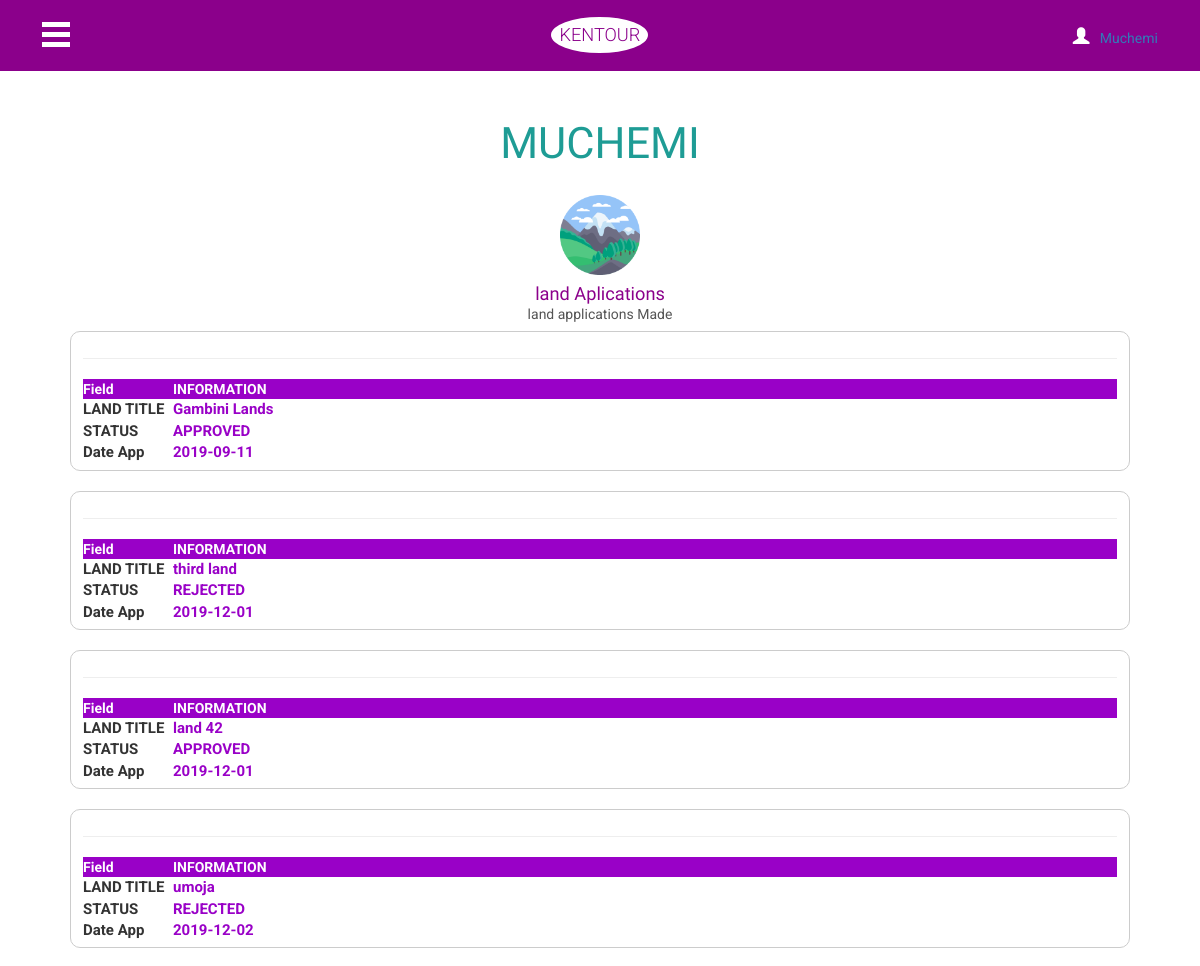
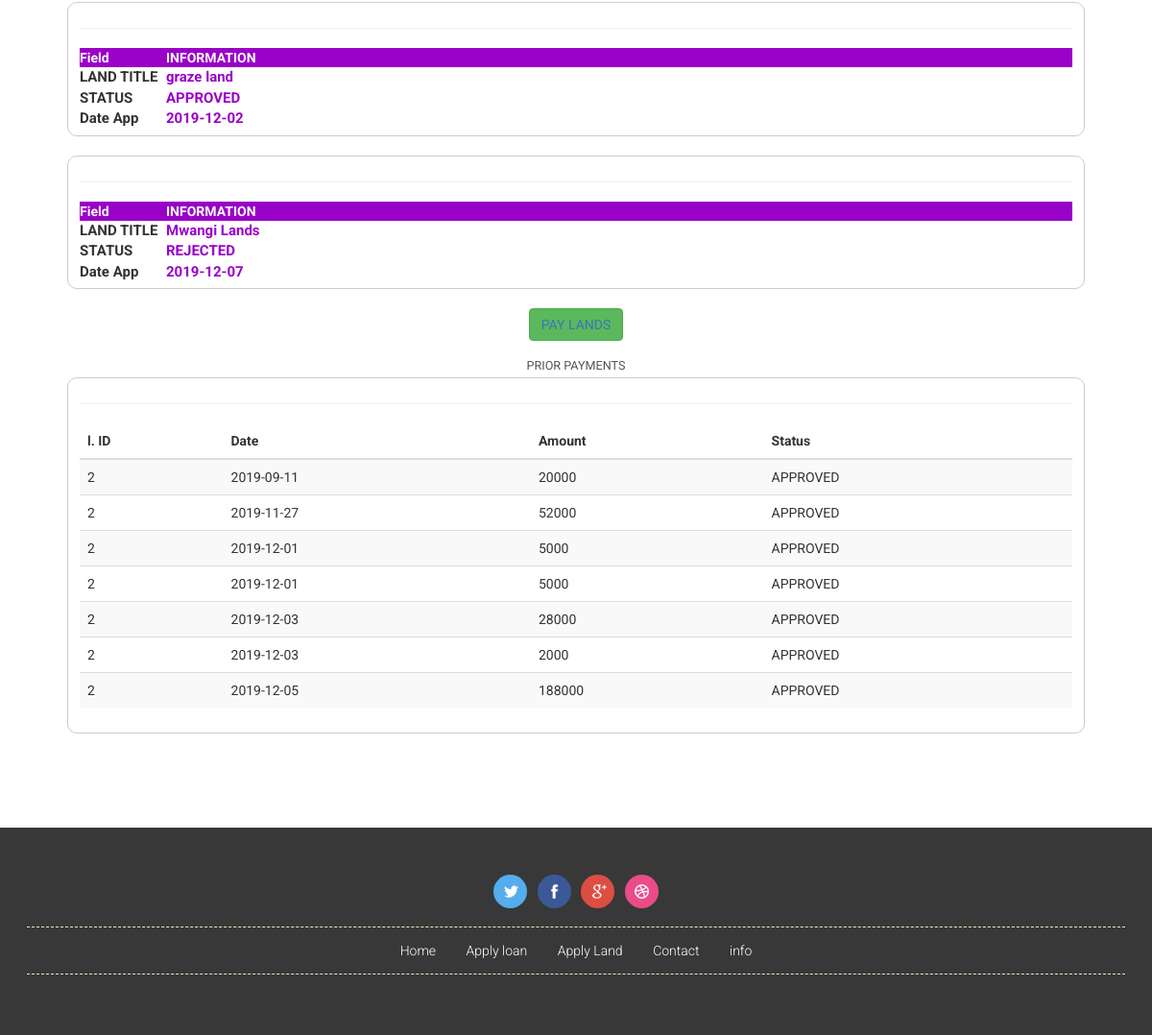
Page /CLIENT/mylands.php (signed in) on the committed database (2 pictures, top to bottom).
### tables this page shows
CREATE TABLE `landapplications` (
  `id` int(11) NOT NULL,
  `landid` int(11) NOT NULL,
  `landtitle` varchar(255) NOT NULL,
  `cost` double NOT NULL,
  `memberid` varchar(255) NOT NULL,
  `dateapplied` date NOT NULL,
  `status` varchar(255) NOT NULL
);

CREATE TABLE `landpayments` (
  `id` int(11) NOT NULL,
  `mid` int(11) NOT NULL,
  `username` varchar(255) NOT NULL,
  `landid` int(11) NOT NULL,
  `amount` double NOT NULL,
  `mode` varchar(255) NOT NULL,
  `date` date NOT NULL,
  `time` time NOT NULL,
  `status` varchar(255) NOT NULL
);

### CLIENT/mylands.php (the view, shortened to what this page needs)
<!DOCTYPE html>
<html>
<head><meta http-equiv="Content-Type" content="text/html; charset=utf-8">
<link href="css/bootstrap.css" type="text/css" rel="stylesheet" media="all">
<link href="css/style.css" type="text/css" rel="stylesheet" media="all">
<link rel="stylesheet" href="css/ken-burns.css" type="text/css" media="all" />
</head>
<body class="bg">
	<div class="agile-main">
		<div class="content-wrap">
			<div class="header">
				<div class="menu-icon">
					<button class="menu-button" id="open-button">O</button>
				</div>
				<div class="logo">
					<h2><a href="index.php">KENTOUR</a></h2>
				</div>
				<div class="login">
					<a href="" class="sign-in popup-top-anim"><span class="glyphicon glyphicon-user"></span>
						<?php  if (isset($_SESSION['username'])) : ?>
						<?php echo $_SESSION['username']; ?>
						<?php endif ?>
					</a>
				</div>
			</div>
			<div class="content">
				<div class="welcome">
					<h3 class="w3ls-title"><?php echo strtoupper($_SESSION['username']);?></h3>
					<div class="welcome-info">
						<div class="bs-example bs-example-tabs" role="tabpanel" data-example-id="togglable-tabs">
							<ul id="myTab" class=" nav-tabs" role="tablist">
								<li role="presentation" class="active"><a href="#home" id="home-tab" role="tab" data-toggle="tab" aria-controls="home" aria-expanded="true">
									<span><img src="images/land.png" style="width:80px; height:80px;"/></span>
									<h5>land Aplications</h5>
									land applications Made <?php 	?>
								</a></li>
							</ul>
								<?php require('connect-db.php')?>
								<?php
									$user = $_SESSION['username'];
									$sql = "SELECT * FROM landapplications WHERE memberid='$user'";
									$result = mysqli_query($conn, $sql);
									while($row = mysqli_fetch_array($result, MYSQLI_NUM))
									{
										echo '<div style="padding: 6px 12px; border: 1px solid #ccc; border-radius: 10px; text-align: left; width:100%; ">';
										echo '
										<table class="container">
											<thead>
												<tr style="color:#FEFEFE; background:#9901C7; ">
													<th scope="col">Field</th>
													<th scope="col">INFORMATION<th>
												</tr>
												<hr>
											</thead>';
											echo '<tr style="">';
												echo'<td style="width: 90px;font-size: 15px;">';
													echo '<b>
														<label>LAND TITLE</label><br>
														<label>STATUS </label><br>
														<label>Date App </label><br>
													</b></td>';
													echo '
													<td style="color:#9901C7; font-size: 15px;  ">
														<label>'.$row[2].'</label><br>
														<label>'.$row[6].'</label><br>
														<label>'.$row[5].'</label><br>
													</td>';
											echo '</tr>';
										echo '</table>';
										echo '</div>';
										echo '<br>';
									}
								?>
							<div class="form-group">
                            	<button type="submit"  class="btn btn-success"><a href="paylands.php">PAY LANDS	</a></button>
						    </div>
							<p> PRIOR PAYMENTS </p>
							<div style="padding: 6px 12px; border: 1px solid #ccc; border-radius: 10px; text-align: left; width:100%; ">
							<table class="table table-striped " >
								<thead>
									<tr>
										<th scope="col">l. ID</th>
										<th scope="col">Date</th>
										<th scope="col">Amount</th>
										<th scope="col">Status</th>
									</tr>
									<hr>
								</thead>
								<?php
									$sql = "SELECT * FROM landpayments WHERE username='$user'";
									$result = mysqli_query($conn, $sql);
									while($row = mysqli_fetch_array($result, MYSQLI_NUM)){
										echo '<tr style="">';
											echo '<td>'.$row[3].'</td>';
											echo '<td>'.$row[6].'</td>';
											echo '<td>'.$row[4].'</td>';
											echo '<td>'.$row[8].'</td>';
									}
								?>
								</table>
							</div>
						</div>
					</div>
				</div>
				<div class="w3agile properties">
				</div>
				<div class="w3agile footer">
					<div class="social-icons">
						<ul>
							<li><a href="#"> </a></li>
							<li><a href="#" class="fb"> </a></li>
							<li><a href="#" class="gp"> </a></li>
							<li><a href="#" class="drb"> </a></li>
						</ul>
					</div>
					<div class="footer-nav">
						<ul>
							<li><a href="index.php"> Home </a></li>
							<li><a href="aloan.php"> Apply loan</a> </li>
							<li><a href="aland.php"> Apply Land </a></li>
							<li><a href="contact.php"> Contact </a></li>
							<li><a href="info.php"> info </a></li>
						</ul>
					</div>
				</div>
			</div>
		</div>
	</div>
</body>
</html>

### CLIENT/css/style.css (style rules this page uses)
body { margin:0; font-family: 'Roboto', sans-serif; background:url(../images/bg.jpg)repeat 0px 0px; background-size:cover; }
body a { transition: 0.5s all; -webkit-transition: 0.5s all; -moz-transition: 0.5s all; -o-transition: 0.5s all; -ms-transition: 0.5s all; text-decoration:none; }
h1,h2,h3,h4,h5,h6 { margin:0; font-family: 'Abel', sans-serif; }
p { margin:0; }
ul,label { margin:0; padding:0; }
.bg { background: #fff; }
.header { background: #8b008b; padding: 1.2em 3em; }
.menu-icon,.logo,.login { float: left; width: 33.33%; }
.logo { text-align: center; }
.logo h2 { font-size: 1.3em; font-family: 'Roboto', sans-serif; }
.logo h2 a { color: #8b008b; background: #fff; font-weight: 300; border-radius: 50%; padding: 8px; display: inline-block; text-decoration:none; }
.login { text-align: right; }
.login a.sign-in { outline: none; display: inline-block; }
.login a.sign-in span { font-size: 1.2em; color: white; margin: 0.6em 0.4em; }
.container, .content-wrap { overflow: hidden; width: 100%; height: 100%; }
.content { position: relative; }
.content::before { position: absolute; top: 0; left: 0; z-index: 10; width: 100%; height: 100%; background: rgba(0,0,0,0.3); content: ''; opacity: 0; -webkit-transform: translate3d(100%,0,0); -moz-transform: translate3d(100%,0,0); -o-transform: translate3d(100%,0,0); -ms-transform: translate3d(100%,0,0); transform: translate3d(100%,0,0); -webkit-transition: opacity 0.4s, -webkit-transform 0s 0.4s; -moz-transition: opacity 0.4s, -moz-transform 0s 0.4s; transition: opacity 0.4s, transform 0s 0.4s; -webkit-transition-timing-function: cubic-bezier(0.7,0,0.3,1); -moz-transition-timing-function: cubic-bezier(0.7,0,0.3,1); transition-timing-function: cubic-bezier(0.7,0,0.3,1); }
.menu-button { position: relative; z-index: 1000; padding: 0; width: 2.5em; height: 2.2em; border: none; text-indent: 2.8em; font-size: 0.8em; color: transparent; background: transparent; outline: none; margin: .5em 0; }
.menu-button::before { position: absolute; top: 0; right: 0; bottom: 0; left: 0; background: -webkit-linear-gradient(#ffffff 20%, transparent 20%, transparent 40%, #ffffff 40%, #ffffff 60%, transparent 60%, transparent 80%, #ffffff 80%); background: linear-gradient(#ffffff 20%, transparent 20%, transparent 40%, #ffffff 40%, #ffffff 60%, transparent 60%, transparent 80%, #ffffff 80%); content: ''; }
.welcome { padding: 3.5em 5em 0; }
.welcome-info { text-align: center; }
.welcome .bs-example.bs-example-tabs .nav-tabs { border: none; margin: 2em 0 .5em; }
.welcome .bs-example-tabs ul.nav-tabs li { display: inline-block; float: none; }
.welcome .bs-example-tabs ul.nav-tabs li a { display: block; outline: none; border: none; margin: 0; }
.nav-tabs li a h5 { font-size: 1.3em; color: #1e9c95; margin-top: 0.5em; }
.nav-tabs > li.active >a h5 { color: #8b008b; }
.w3agile,.services,.about { padding: 3.5em 2em; background:#fff; }
h3.w3ls-title { font-size: 3.1em; color: #1e9c95; margin-bottom: .2em; text-align: center; }
p { font-size: 0.9em; line-height: 1.8em; color: #555; font-weight: 400; }
.w3agile.footer { background: #383838; text-align: center; }
.social-icons ul { display:inline-block; padding: 0; }
.social-icons ul li { position: inherit; display: inline-block; width: inherit; }
.social-icons ul li:nth-child(2) { margin: 0 .5em; }
.social-icons ul li:nth-child(3) { margin-right: .5em; }
.social-icons ul li a { background: url(../images/social-icons.png)#55acee no-repeat 4px 3px; display: block; height: 35px; width: 35px; -webkit-transition: .5s all; transition: .5s all; -moz-transition: .5s all; -webkit-border-radius: 50%; -moz-border-radius: 50%; border-radius: 50%; }
.social-icons ul li a.fb { background-position: 3px -32px; background-color:#3b5998; }
.social-icons ul li a.gp { background-position: 5px -67px; background-color:#dc4e41; }
.social-icons ul li a.drb { background-position: 3px -102px; background-color:#ea4c89; }
.footer-nav { padding: 1em 0; margin: 1em 0; border-top: 1px dashed #ffe4c4; border-bottom: 1px dashed #ffe4c4; }
.footer-nav ul li { display: inline-block; font-size: 1em; margin-left: 2em; }
.footer-nav ul li:nth-child(1) { margin: 0; }
.footer-nav ul li a { color: #fff; font-weight: 300; }

### rows in the picture
landapplications: landtitle "Gambini Lands", status "APPROVED", dateapplied "2019-09-11"
landapplications: landtitle "third land", status "REJECTED", dateapplied "2019-12-01"
landapplications: landtitle "land 42", status "APPROVED", dateapplied "2019-12-01"
landapplications: landtitle "umoja", status "REJECTED", dateapplied "2019-12-02"
landapplications: landtitle "graze land", status "APPROVED", dateapplied "2019-12-02"
landapplications: landtitle "Mwangi Lands", status "REJECTED", dateapplied "2019-12-07"
landpayments: landid "2", date "2019-09-11", amount "20000", status "APPROVED"
landpayments: landid "2", date "2019-11-27", amount "52000", status "APPROVED"
landpayments: landid "2", date "2019-12-01", amount "5000", status "APPROVED"
landpayments: landid "2", date "2019-12-01", amount "5000", status "APPROVED"
landpayments: landid "2", date "2019-12-03", amount "28000", status "APPROVED"
landpayments: landid "2", date "2019-12-03", amount "2000", status "APPROVED"
landpayments: landid "2", date "2019-12-05", amount "188000", status "APPROVED"

### other values in the picture
$_SESSION['username'] "Muchemi"
$_SESSION['username'] "MUCHEMI"
